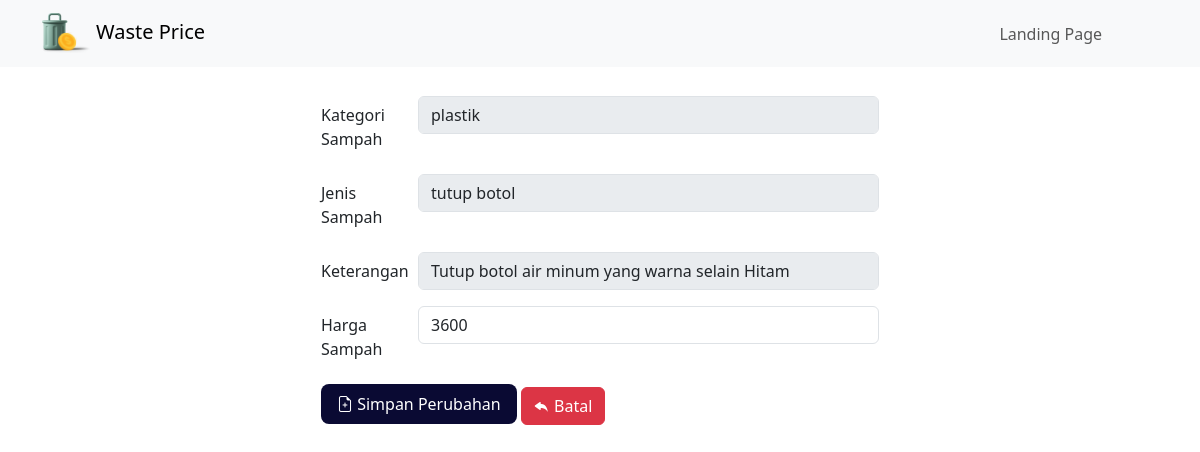
Page /admin/kelola.php?ubah=3 on the committed database.
### tables this page shows
CREATE TABLE `tb_sampah` (
  `id_sampah` int(99) NOT NULL,
  `kategori_sampah` varchar(50) NOT NULL,
  `jenis_sampah` varchar(50) NOT NULL,
  `keterangan` varchar(99) NOT NULL,
  `harga_sampah` int(11) NOT NULL
);

### admin/kelola.php (the view, shortened to what this page needs)
<!DOCTYPE html>
<?php
include '../auth/koneksi.php';
include 'header.php';
if (isset($_GET['ubah'])) {
    $id_sampah = $_GET['ubah'];
    $query = "SELECT * FROM tb_sampah WHERE id_sampah = '$id_sampah';";
    $sql = mysqli_query($conn, $query);
    $result = mysqli_fetch_assoc($sql);
    $kategori_sampah = $result['kategori_sampah'];
    $jenis_sampah = $result['jenis_sampah'];
    $keterangan = $result['keterangan'];
    $harga_sampah = $result['harga_sampah'];
}
?>
<div class="container mt-5 pt-5">
    <form method="POST" action="authAdmin/proses.php" enctype="multipart/form-data" class="col-md-6 mx-auto">
        <div class="mb-3 row">
            <label for="kategori_sampah" class="col-sm-2 col-form-label">Kategori Sampah</label>
            <div class="col-sm-10">
                <input required type="text" name="kategori_sampah" class="form-control" id="kategori_sampah"
                    value="<?php echo $kategori_sampah; ?>" disabled>
            </div>
        </div>
        <div class="mb-3 row">
            <label for="jenis_sampah" class="col-sm-2 col-form-label">Jenis Sampah</label>
            <div class="col-sm-10">
                <input required type="text" name="jenis_sampah" class="form-control" id="jenis_sampah"
                    value="<?php echo $jenis_sampah; ?>" disabled>
            </div>
        </div>
        <div class=" mb-3 row">
            <label for="keterangan" class="col-sm-2 col-form-label">Keterangan</label>
            <div class="col-sm-10">
                <input required type="text" name="jenis_sampah" class="form-control" id="jenis_sampah"
                    value="<?php echo $keterangan; ?>" disabled>
            </div>
        </div>
        <div class="mb-3 row">
            <label for="harga_sampah" class="col-sm-2 col-form-label">Harga Sampah</label>
            <div class="mb-3 col-sm-10">
                <input required type="number" class="form-control" name="harga_sampah" id="harga_sampah"
                    value="<?php echo $harga_sampah; ?>">
            </div>
        </div>
        <div class="mb3 row">
            <div class="col">
                <button class="px-3 py-2 text-white border-0" type="submit" name="sampah" value="edit"
                    style="background: #0A0A33; border-radius: 8px;"><i class="bi bi-file-earmark-plus"></i> Simpan
                    Perubahan</button>
                <a href="daftarharga" type="button" class="btn btn-danger"><i class="bi bi-reply-fill"></i>
                    Batal</a>
            </div>
        </div>
    </form>
</div>
</body>
</html>

### admin/style.css (style rules this page uses)
body { background-color: #D9D9D9; font-family: 'IBM Plex Sans', sans-serif; font-family: 'Montserrat', sans-serif; overflow-x: hidden; }

### rows in the picture
tb_sampah: kategori_sampah "plastik", jenis_sampah "tutup botol", jenis_sampah "Tutup botol air minum yang warna selain Hitam", harga_sampah "3600"
